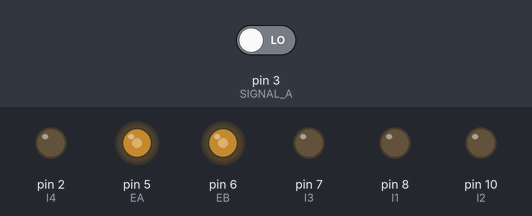
Bench run of a sketch on a simulated Arduino Uno, built with avr-gcc and run on an emulated ATmega328P. On the bench: output pins drawn as LEDs (lit = HIGH). The test bench sets the inputs (shaded band); at power-on: pin 3 (SIGNAL_A) LOW. What the sketch prints to the serial monitor is not drawn.

Above: at 0.1 s.
Timing chart, 0 to 1.6 s (numbered marks = the images above):
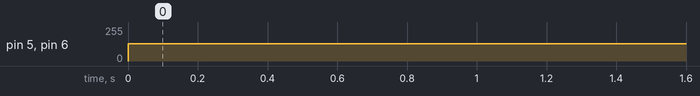

The sketch:

week3_activity3.ino
```cpp
// (licence header left out)
//testing
// Encoder digital pins

//for the right side the A channel is 12 and the B channel is 13
//For the left motor it's 3 and 4.
const byte SIGNAL_A = 3;
const byte SIGNAL_B = 4;
const byte SIGNAL_C = 12;
const byte SIGNAL_D = 13;


int EA = 5; // Wheel PWM pin (must be a PWM pin)
int EB = 6;
int I1 = 8; // Wheel direction digital pin 1
int I2 = 10; // Wheel direction digital pin 2
int I3 = 7;
int I4 = 2;


// Motor driver PWM pin
const byte E1 = 6;
const byte E2 = 5;
// Motor driver direction pin
const byte M1 = 10;
const byte M2 = 8;

// Motor PWM command variable [0-255]
byte u = 0;

// Encoder ticks per (motor) revolution (TPR)
const int TPR = 3000;

// Wheel radius [m]
const double RHO = 0.0625;

// Counter to keep track of encoder ticks [integer]
volatile long encoder_ticks = 0;
volatile long encoder_ticks2= 0;

// Variable to store estimated angular rate of left wheel [rad/s]
double omega_L = 0.0;
double omega_R = 0.0;
// Sampling interval for measurements in milliseconds
const int T = 1000;

double v_L = 0;
double v_R =0;

// Counters for milliseconds during interval
long t_now = 0;
long t_last = 0;


// Counter to keep track of encoder ticks [integer]
// Counter to keep track of the last number of ticks [integer]
long encoder_ticks_last = 0;

// This function is called when SIGNAL_A goes HIGH
void decodeEncoderTicks()
{
    if (digitalRead(SIGNAL_B) == LOW)
    {
        // SIGNAL_A leads SIGNAL_B, so count one way
        encoder_ticks--;
    }
    else
    {
        // SIGNAL_B leads SIGNAL_A, so count the other way
        encoder_ticks++;
    }
}

void decodeEncoderTicks2()
{
    if (digitalRead(SIGNAL_D) == LOW)
    {
        // SIGNAL_D leads SIGNAL_C, so count one way
        encoder_ticks2--;
    }
    else
    {
        // SIGNAL_C leads SIGNAL_D, so count the other way
        encoder_ticks2++;
    }
}
void setup()
{
    // Open the serial port at 9600 bps
    Serial.begin(9600);


    // Set the pin modes for the motor driver
    pinMode(M1, OUTPUT);

    // Set the pin modes for the encoders
    pinMode(SIGNAL_A, INPUT);
    pinMode(SIGNAL_B, INPUT);
    pinMode(SIGNAL_C, INPUT);
    pinMode(SIGNAL_D, INPUT);

    pinMode(EA, OUTPUT);
    pinMode(I1, OUTPUT);
    pinMode(I2, OUTPUT);
    pinMode(EB, OUTPUT);
    pinMode(I3, OUTPUT);
    pinMode(I4, OUTPUT);

    // Every time SIGNAL_A goes HIGH, this is a pulse
    attachInterrupt(digitalPinToInterrupt(SIGNAL_A), decodeEncoderTicks, RISING);
    attachInterrupt(digitalPinToInterrupt(SIGNAL_C), decodeEncoderTicks2, RISING);

    // Print a message
    Serial.print("Program initialized.");
    Serial.print("\n");
}

void loop()
{
    // Get the elapsed time [ms]
    t_now = millis();


    if (t_now - t_last >= T)
    {


        // Estimate the rotational speed [rad/s]
        omega_L = 2.0 * PI * ((double)encoder_ticks2 / (double)TPR) * 1000.0 / (double)(t_now - t_last);
        omega_R =  2.0 * PI * ((double)encoder_ticks / (double)TPR) * 1000.0 / (double)(t_now - t_last);
        v_L = omega_L*RHO;
        v_R = omega_R*RHO;

        // Print some stuff to the serial monitor
        Serial.print("Right Wheel Encoder ticks: ");
        Serial.print(encoder_ticks);
        Serial.print("\t");

        Serial.print("Left Wheel Encoder ticks: ");
        Serial.print(encoder_ticks2);
        Serial.print("\t");

        Serial.print("Estimated Right wheel speed: ");
        Serial.print(omega_R);
        Serial.print(" rad/s");
        Serial.print("\n");
        Serial.print("Estimated Left wheel speed: ");
        Serial.print(omega_L);
        Serial.print(" rad/s");
        Serial.print("\n");

        Serial.print("Estimated Right wheel translational speed: ");
        Serial.print(v_R);
        Serial.print(" rad/s");
        Serial.print("\n");
        Serial.print("Estimated Left wheel translational speed: ");
        Serial.print(-1*v_L);
        Serial.print(" rad/s");
        Serial.print("\n");


        // Record the current time [ms]
        t_last = t_now;

        // Reset the encoder ticks counter
        encoder_ticks = 0;
        encoder_ticks2 = 0;
    }

    // Set the wheel motor PWM command [0-255]
    u = 128;

    // Write to the output pins
    digitalWrite(M1, LOW); // Drive forward (left wheels)
    analogWrite(E1, u);    // Write left motors command
    digitalWrite(M2, LOW); // Drive forward (right wheels)
    analogWrite(E2, u);    // Write rightmotors command

}
```

Measured:
- by itself, pin 5 (EA), pin 6 (EB): 0/255 → 128/255 at 0.00 s
